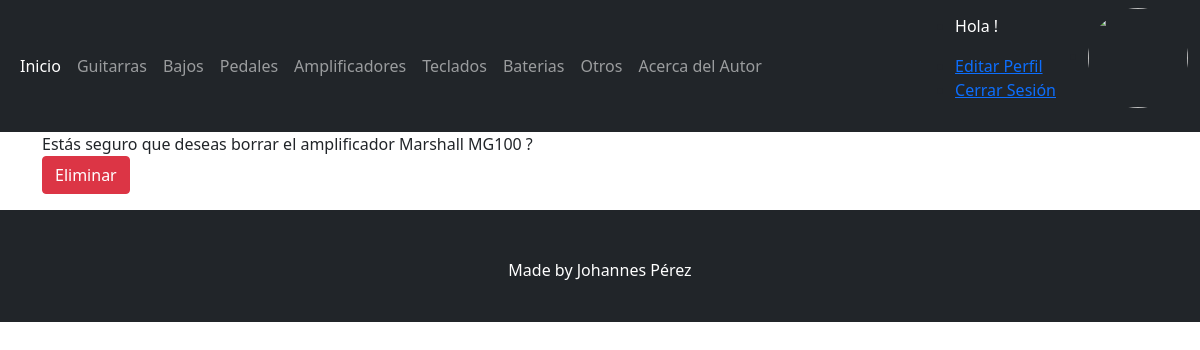
/amplificadorBorrado/22/ (signed in), run on an earlier commit of the app's database.
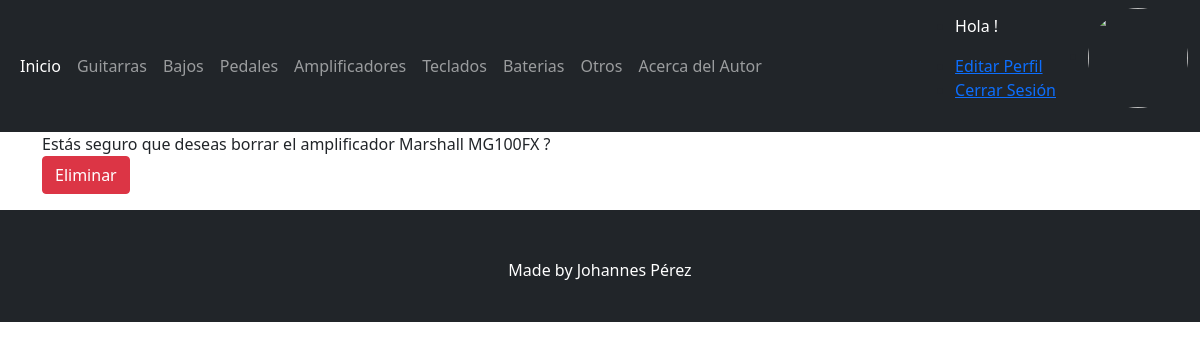
And on a later commit of the database.
### Base/models.py (models this page shows, shortened)
class Instrumento(models.Model):
    instrumentoSeleccion = (
    ('guitarra','Guitarra'),
    ('bajo', 'Bajo'),
    ('pedal','Pedal'),
    ('bateria','Bateria'),
    ('teclado','Teclado'),
    ('amplificador','Amplificador'),
    ('otro', 'Otro'),
    )
    usuario = models.ForeignKey(User, on_delete=models.CASCADE, null=True, blank=True)
    titulo = models.CharField(max_length=200)
    instrumento = models.CharField(max_length=15, choices=instrumentoSeleccion, default='guitarra')
    marca = models.CharField(max_length=40)
    modelo = models.CharField(max_length=40)
    descripcion = models.TextField(null=True, blank=True)
    year = models.IntegerField()
    precio = models.DecimalField(max_digits=10, decimal_places=2)
    fechaPublicacion = models.DateTimeField(auto_now_add=True)
    telefonoContacto = models.IntegerField()
    emailContacto = models.EmailField()
    imagenInstrumento = models.ImageField(null=True, blank=True, upload_to="imagenes/")

### Base/views.py (the view)
# urls.py: path('amplificadorBorrado/<int:pk>/', AmplificadorDelete.as_view(), name='amplificador_eliminar'),
class AmplificadorDelete(LoginRequiredMixin, DeleteView):
    model = Instrumento
    success_url = reverse_lazy('amplificadores')
    context_object_name = 'amplificador'
    template_name = 'Base/amplificadorBorrado.html'

### Base/templates/Base/amplificadorBorrado.html
{% extends 'Base/home.html' %}
{% block content %}
{% if user.id == amplificador.usuario.id %}
<div class="container">
<form method="post">{% csrf_token %}
    Estás seguro que deseas borrar el amplificador {{amplificador.marca}} {{amplificador.modelo}} ?
    <p>
        <button type="submit" class="btn btn-danger">Eliminar</button>
    </p>
</form>
</div>
{% else %}
<div class="container">
<h4>No tienes acceso a esta pagina!</h4>
</div>
{% endif %}
{% endblock %}

What changed in the data, as far as the page shows it:
changed Instrumento "Marshall": modelo "MG100" → "MG100FX"
